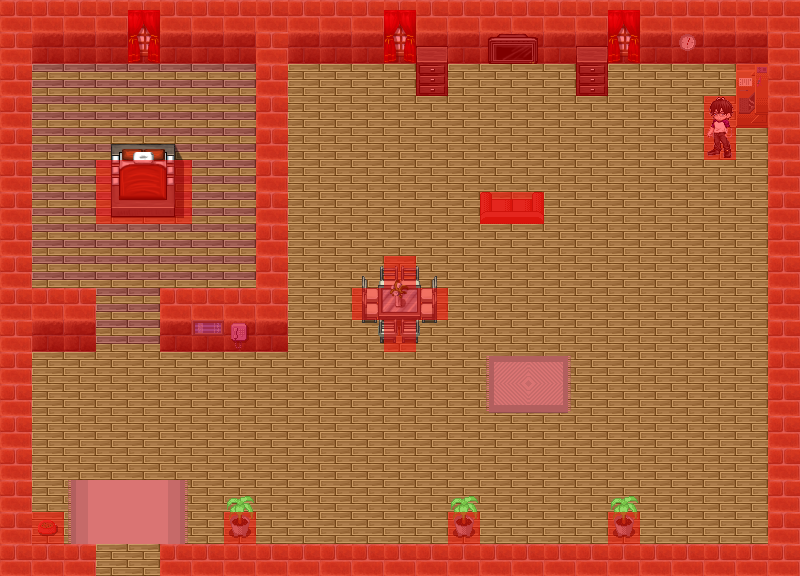

Below is a game level as drawn by its tile map, then a one-line description and the .tmx file that defines it, in full:
An orthogonal 25x18 tile map with 32x32 px tiles, 5 tile layers (1, 2, 3, 4, ...).

<map version="1.0" orientation="orthogonal" renderorder="right-down" width="25" height="18" tilewidth="32" tileheight="32" nextobjectid="1">
 <tileset firstgid="1" name="tileset1" tilewidth="32" tileheight="32" tilecount="1000" columns="25">
  <image source="tileset1.png" width="800" height="1280" />
 </tileset>
 <layer name="1" width="25" height="18">
  <data encoding="csv">
19,19,19,19,19,19,19,19,19,19,19,19,19,19,19,19,19,19,19,19,19,19,19,19,19,
19,19,19,19,19,19,19,19,19,19,19,19,19,19,19,19,19,19,19,19,19,19,19,19,19,
19,18,18,18,18,18,18,18,19,19,19,19,19,19,19,19,19,19,19,19,19,19,19,19,19,
19,18,18,18,18,18,18,18,19,19,19,19,19,19,19,19,19,19,19,19,19,19,19,19,19,
19,18,18,18,18,18,18,18,19,19,19,19,19,19,19,19,19,19,19,19,19,19,19,19,19,
19,18,18,18,18,18,18,18,19,19,19,19,19,19,19,19,19,19,19,19,19,19,19,19,19,
19,18,18,18,18,18,18,18,19,19,19,19,19,19,19,19,19,19,19,19,19,19,19,19,19,
19,18,18,18,18,18,18,18,19,19,19,19,19,19,19,19,19,19,19,19,19,19,19,19,19,
19,18,18,18,18,18,18,18,19,19,19,19,19,19,19,19,19,19,19,19,19,19,19,19,19,
19,19,19,18,18,19,19,19,19,19,19,19,19,19,19,19,19,19,19,19,19,19,19,19,19,
19,19,19,18,18,19,19,19,19,19,19,19,19,19,19,19,19,19,19,19,19,19,19,19,19,
19,19,19,19,19,19,19,19,19,19,19,19,19,19,19,19,19,19,19,19,19,19,19,19,19,
19,19,19,19,19,19,19,19,19,19,19,19,19,19,19,19,19,19,19,19,19,19,19,19,19,
19,19,19,19,19,19,19,19,19,19,19,19,19,19,19,19,19,19,19,19,19,19,19,19,19,
19,19,19,19,19,19,19,19,19,19,19,19,19,19,19,19,19,19,19,19,19,19,19,19,19,
19,19,19,19,19,19,19,19,19,19,19,19,19,19,19,19,19,19,19,19,19,19,19,19,19,
19,19,19,19,19,19,19,19,19,19,19,19,19,19,19,19,19,19,19,19,19,19,19,19,19,
19,19,19,19,19,19,19,19,19,19,19,19,19,19,19,19,19,19,19,19,19,19,19,19,19
</data>
 </layer>
 <layer name="2" width="25" height="18">
  <data encoding="csv">
146,146,146,146,146,146,146,146,146,146,146,146,146,146,146,146,146,146,146,146,146,146,146,146,146,
146,171,171,171,171,171,171,171,146,171,171,171,171,171,171,171,171,171,171,171,171,171,171,171,146,
146,0,0,0,0,0,0,0,146,0,0,0,0,0,0,0,0,0,0,0,0,0,0,0,146,
146,0,0,0,0,0,0,0,146,0,0,0,0,0,0,0,0,0,0,0,0,0,0,0,146,
146,0,0,0,0,0,0,0,146,0,0,0,0,0,0,0,0,0,0,0,0,0,0,0,146,
146,0,0,0,0,0,0,0,146,0,0,0,0,0,0,0,0,0,0,0,0,0,0,0,146,
146,0,0,0,0,0,0,0,146,0,0,0,0,0,0,0,0,0,0,0,0,0,0,0,146,
146,0,0,0,0,0,0,0,146,0,0,0,0,0,0,0,0,0,0,0,0,0,0,0,146,
146,0,0,0,0,0,0,0,146,0,0,0,0,0,0,0,0,0,0,0,0,0,0,0,146,
146,146,146,0,0,146,146,146,146,0,0,0,0,0,0,0,0,0,0,0,0,0,0,0,146,
146,171,171,0,0,171,171,171,171,0,0,0,0,0,0,0,0,0,0,0,0,0,0,0,146,
146,0,0,0,0,0,0,0,0,0,0,0,0,0,0,0,0,0,0,0,0,0,0,0,146,
146,0,0,0,0,0,0,0,0,0,0,0,0,0,0,0,0,0,0,0,0,0,0,0,146,
146,0,0,0,0,0,0,0,0,0,0,0,0,0,0,0,0,0,0,0,0,0,0,0,146,
146,0,0,0,0,0,0,0,0,0,0,0,0,0,0,0,0,0,0,0,0,0,0,0,146,
146,0,0,0,0,0,0,0,0,0,0,0,0,0,0,0,0,0,0,0,0,0,0,0,146,
146,0,0,0,0,0,0,0,0,0,0,0,0,0,0,0,0,0,0,0,0,0,0,0,146,
146,146,146,0,0,146,146,146,146,146,146,146,146,146,146,146,146,146,146,146,146,146,146,146,146
</data>
 </layer>
 <layer name="3" width="25" height="18">
  <data encoding="csv">
0,0,0,0,698,0,0,0,0,0,0,0,698,0,0,0,0,0,0,698,0,0,0,0,0,
0,0,0,0,723,0,0,0,0,0,0,0,723,625,0,668,669,0,625,723,0,213,0,0,0,
0,0,0,0,0,0,0,0,0,0,0,0,0,650,0,0,0,0,650,0,0,0,0,88,0,
0,0,0,0,0,0,0,0,0,0,0,0,0,0,0,0,0,0,0,0,0,0,774,113,0,
0,0,0,0,0,0,0,0,0,0,0,0,0,0,0,0,0,0,0,0,0,0,799,0,0,
0,0,0,246,247,248,0,0,0,0,0,0,0,0,0,0,0,0,0,0,0,0,0,0,0,
0,0,0,271,272,273,0,0,0,0,0,0,0,0,0,164,165,0,0,0,0,0,0,0,0,
0,0,0,0,0,0,0,0,0,0,0,0,0,0,0,0,0,0,0,0,0,0,0,0,0,
0,0,0,0,0,0,0,0,0,0,0,742,743,744,0,0,0,0,0,0,0,0,0,0,0,
0,0,0,0,0,0,0,0,0,0,0,767,768,769,0,0,0,0,0,0,0,0,0,0,0,
0,0,0,0,0,0,189,159,0,0,0,792,793,794,0,0,0,0,0,0,0,0,0,0,0,
0,0,0,0,0,0,0,0,0,0,0,0,0,0,0,136,137,138,0,0,0,0,0,0,0,
0,0,0,0,0,0,0,0,0,0,0,0,0,0,0,161,162,163,0,0,0,0,0,0,0,
0,0,0,0,0,0,0,0,0,0,0,0,0,0,0,0,0,0,0,0,0,0,0,0,0,
0,0,0,0,0,0,0,0,0,0,0,0,0,0,0,0,0,0,0,0,0,0,0,0,0,
0,0,278,279,280,281,0,0,0,0,0,0,0,0,0,0,0,0,0,0,0,0,0,0,0,
0,134,278,279,280,281,0,158,0,0,0,0,0,0,158,0,0,0,0,158,0,0,0,0,0,
0,0,0,0,0,0,0,0,0,0,0,0,0,0,0,0,0,0,0,0,0,0,0,0,0
</data>
 </layer>
 <layer name="4" width="25" height="18">
  <data encoding="csv">
0,0,0,0,0,0,0,0,0,0,0,0,0,0,0,0,0,0,0,0,0,0,0,0,0,
0,0,0,0,0,0,0,0,0,0,0,0,0,0,0,0,0,0,0,0,0,0,0,0,0,
0,0,0,0,0,0,0,0,0,0,0,0,0,0,0,0,0,0,0,0,0,0,0,0,0,
0,0,0,0,0,0,0,0,0,0,0,0,0,0,0,0,0,0,0,0,0,0,0,0,0,
0,0,0,221,222,223,0,0,0,0,0,0,0,0,0,0,0,0,0,0,0,0,0,0,0,
0,0,0,0,0,0,0,0,0,0,0,0,0,0,0,0,0,0,0,0,0,0,0,0,0,
0,0,0,0,0,0,0,0,0,0,0,0,0,0,0,0,0,0,0,0,0,0,0,0,0,
0,0,0,0,0,0,0,0,0,0,0,0,0,0,0,0,0,0,0,0,0,0,0,0,0,
0,0,0,0,0,0,0,0,0,0,0,0,0,0,0,0,0,0,0,0,0,0,0,0,0,
0,0,0,0,0,0,0,0,0,0,0,0,0,0,0,0,0,0,0,0,0,0,0,0,0,
0,0,0,0,0,0,0,0,0,0,0,0,0,0,0,0,0,0,0,0,0,0,0,0,0,
0,0,0,0,0,0,0,0,0,0,0,0,0,0,0,0,0,0,0,0,0,0,0,0,0,
0,0,0,0,0,0,0,0,0,0,0,0,0,0,0,0,0,0,0,0,0,0,0,0,0,
0,0,0,0,0,0,0,0,0,0,0,0,0,0,0,0,0,0,0,0,0,0,0,0,0,
0,0,0,0,0,0,0,0,0,0,0,0,0,0,0,0,0,0,0,0,0,0,0,0,0,
0,0,0,0,0,0,0,133,0,0,0,0,0,0,133,0,0,0,0,133,0,0,0,0,0,
0,0,0,0,0,0,0,0,0,0,0,0,0,0,0,0,0,0,0,0,0,0,0,0,0,
0,0,0,0,0,0,0,0,0,0,0,0,0,0,0,0,0,0,0,0,0,0,0,0,0
</data>
 </layer>
 <layer name="kollision" width="25" height="18">
  <data encoding="csv">
2,2,2,2,2,2,2,2,2,2,2,2,2,2,2,2,2,2,2,2,2,2,2,2,2,
2,2,2,2,2,2,2,2,2,2,2,2,2,2,2,2,2,2,2,2,2,2,2,2,2,
2,0,0,0,0,0,0,0,2,0,0,0,0,2,0,0,0,0,2,0,0,0,0,2,2,
2,0,0,0,0,0,0,0,2,0,0,0,0,0,0,0,0,0,0,0,0,0,2,2,2,
2,0,0,0,0,0,0,0,2,0,0,0,0,0,0,0,0,0,0,0,0,0,2,0,2,
2,0,0,2,2,2,0,0,2,0,0,0,0,0,0,0,0,0,0,0,0,0,0,0,2,
2,0,0,2,2,2,0,0,2,0,0,0,0,0,0,2,2,0,0,0,0,0,0,0,2,
2,0,0,0,0,0,0,0,2,0,0,0,0,0,0,0,0,0,0,0,0,0,0,0,2,
2,0,0,0,0,0,0,0,2,0,0,0,2,0,0,0,0,0,0,0,0,0,0,0,2,
2,2,2,0,0,2,2,2,2,0,0,2,2,2,0,0,0,0,0,0,0,0,0,0,2,
2,2,2,0,0,2,2,2,2,0,0,0,2,0,0,0,0,0,0,0,0,0,0,0,2,
2,0,0,0,0,0,0,0,0,0,0,0,0,0,0,0,0,0,0,0,0,0,0,0,2,
2,0,0,0,0,0,0,0,0,0,0,0,0,0,0,0,0,0,0,0,0,0,0,0,2,
2,0,0,0,0,0,0,0,0,0,0,0,0,0,0,0,0,0,0,0,0,0,0,0,2,
2,0,0,0,0,0,0,0,0,0,0,0,0,0,0,0,0,0,0,0,0,0,0,0,2,
2,0,0,0,0,0,0,0,0,0,0,0,0,0,0,0,0,0,0,0,0,0,0,0,2,
2,2,0,0,0,0,0,2,0,0,0,0,0,0,2,0,0,0,0,2,0,0,0,0,2,
2,2,2,0,0,2,2,2,2,2,2,2,2,2,2,2,2,2,2,2,2,2,2,2,2
</data>
 </layer>
</map>
